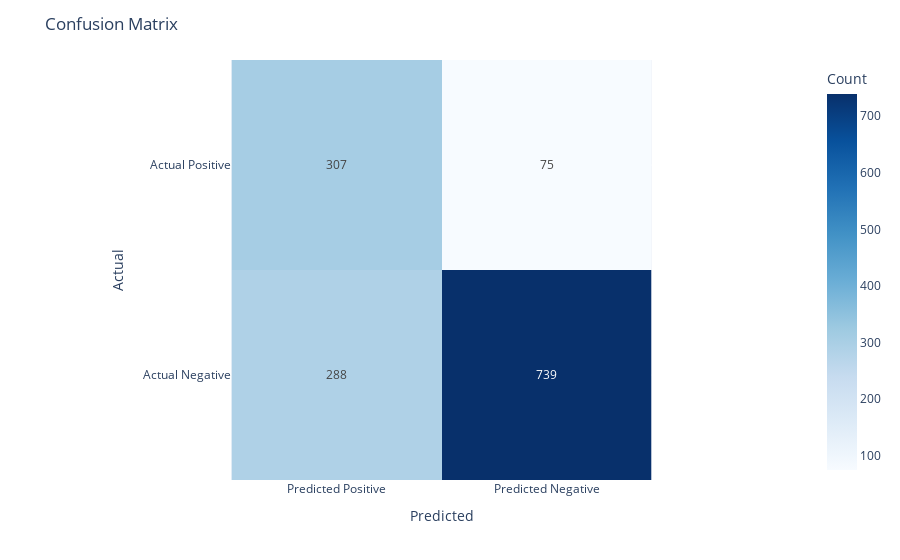
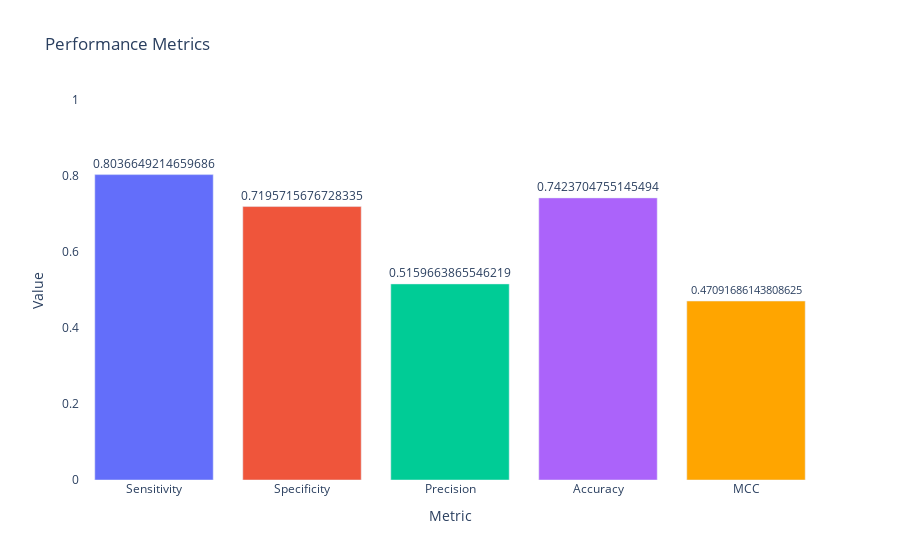

Notebook code cell kept with these figures, in order:
### Code cell
svc_final = svm.LinearSVC(C = 0.1).fit(X_res_over, y_res_over)
y_pred_class = svc_final.predict(X_test)

evaluation(y_test, y_pred_class)

### Figure 1 — Plotly figure (JSON) as saved in the notebook; plotly's stock layout.template omitted (floating-point values rounded to 4 significant figures)
{"data": [{"coloraxis": "coloraxis", "hovertemplate": "Predicted: %{x}<br>Actual: %{y}<br>Count: %{z}<extra></extra>", "name": "0", "showscale": true, "texttemplate": "%{z}", "type": "heatmap", "x": ["Predicted Positive", "Predicted Negative"], "xaxis": "x", "y": ["Actual Positive", "Actual Negative"], "yaxis": "y", "z": [[307, 75], [288, 739]]}], "layout": {"coloraxis": {"colorbar": {"title": {"text": "Count"}}, "colorscale": [[0, "rgb(247,251,255)"], [0.125, "rgb(222,235,247)"], [0.25, "rgb(198,219,239)"], [0.375, "rgb(158,202,225)"], [0.5, "rgb(107,174,214)"], [0.625, "rgb(66,146,198)"], [0.75, "rgb(33,113,181)"], [0.875, "rgb(8,81,156)"], [1, "rgb(8,48,107)"]]}, "margin": {"t": 60}, "title": {"text": "Confusion Matrix"}, "xaxis": {"anchor": "y", "constrain": "domain", "domain": [0, 1], "scaleanchor": "y", "title": {"text": "Predicted"}}, "yaxis": {"anchor": "x", "autorange": "reversed", "constrain": "domain", "domain": [0, 1], "title": {"text": "Actual"}}}}

### Figure 2 — Plotly figure (JSON) as saved in the notebook; plotly's stock layout.template omitted (floating-point values rounded to 4 significant figures)
{"data": [{"marker": {"color": ["#636EFA", "#EF553B", "#00CC96", "#AB63FA", "#FFA500"]}, "text": ["0.8036649214659686", "0.7195715676728335", "0.5159663865546219", "0.7423704755145494", "0.47091686143808625"], "textposition": "outside", "type": "bar", "x": ["Sensitivity", "Specificity", "Precision", "Accuracy", "MCC"], "y": [0.8037, 0.7196, 0.516, 0.7424, 0.4709]}], "layout": {"plot_bgcolor": "white", "title": {"text": "Performance Metrics"}, "xaxis": {"title": {"text": "Metric"}}, "yaxis": {"range": [0, 1], "title": {"text": "Value"}}}}
